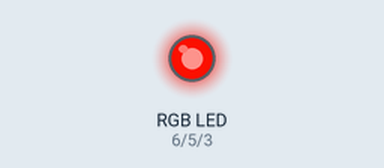
A sketch run on a simulated Arduino Uno, built with avr-gcc and run on an emulated ATmega328P. Parts: an RGB LED mixed from three pins (HIGH = lit). Dim RGB values are drawn brighter than linear.

Above: at 0.15 s.
At 5.1 s:
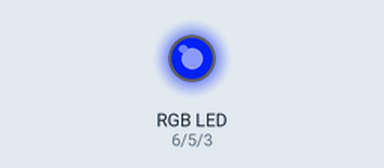
At 10.21 s:
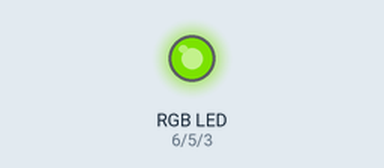
At 20.13 s:
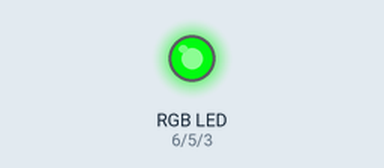
At 29.9 s:
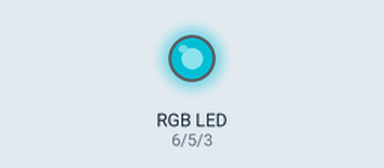
At 39.81 s:
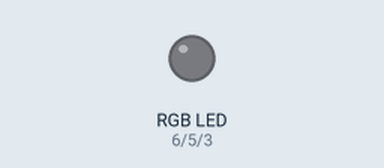
Timing chart, 0 to 40.0 s (numbered marks = the images above):
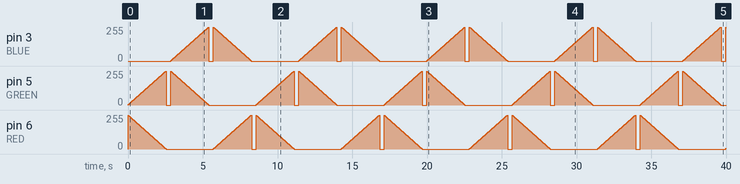

The sketch:

1All-colors-changing-light.ino
```cpp
// Define Pins
#define BLUE 3
#define GREEN 5
#define RED 6

void setup()
{
  pinMode(RED, OUTPUT);
  pinMode(GREEN, OUTPUT);
  pinMode(BLUE, OUTPUT);
  digitalWrite(RED, HIGH);
  digitalWrite(GREEN, LOW);
  digitalWrite(BLUE, LOW);
}

int redValue;
int greenValue;
int blueValue;

void loop()
{
  #define delayTime 10

  redValue = 255;
  greenValue = 0;
  blueValue = 0;

  // fades out red bring green full
  for (int i = 0; i < 255; i += 1)
  {
    redValue -= 1;
    greenValue += 1;
    analogWrite(RED, redValue);
    analogWrite(GREEN, greenValue);
    delay(delayTime);
  }

  digitalWrite(RED, LOW);
  digitalWrite(GREEN, LOW);
  delay(300);

  redValue = 0;
  greenValue = 255;
  blueValue = 0;

  // fade out green bring blue full
  for (int i = 0; i < 255; i += 1)
  {
    greenValue -= 1;
    blueValue += 1;

    analogWrite(GREEN, greenValue);
    analogWrite(BLUE, blueValue);
    delay(delayTime);
  }

  digitalWrite(GREEN, LOW);
  digitalWrite(BLUE, LOW);
  delay(300);

  redValue = 0;
  greenValue = 0;
  blueValue = 255;

  // fade out blue bring red full
  for (int i = 0; i < 255; i += 1)
  {
    blueValue -= 1;
    redValue += 1;

    analogWrite(BLUE, blueValue);
    analogWrite(RED, redValue);
    delay(delayTime);
  }

  digitalWrite(BLUE, LOW);
  digitalWrite(RED, LOW);
  delay(300);
}
```
